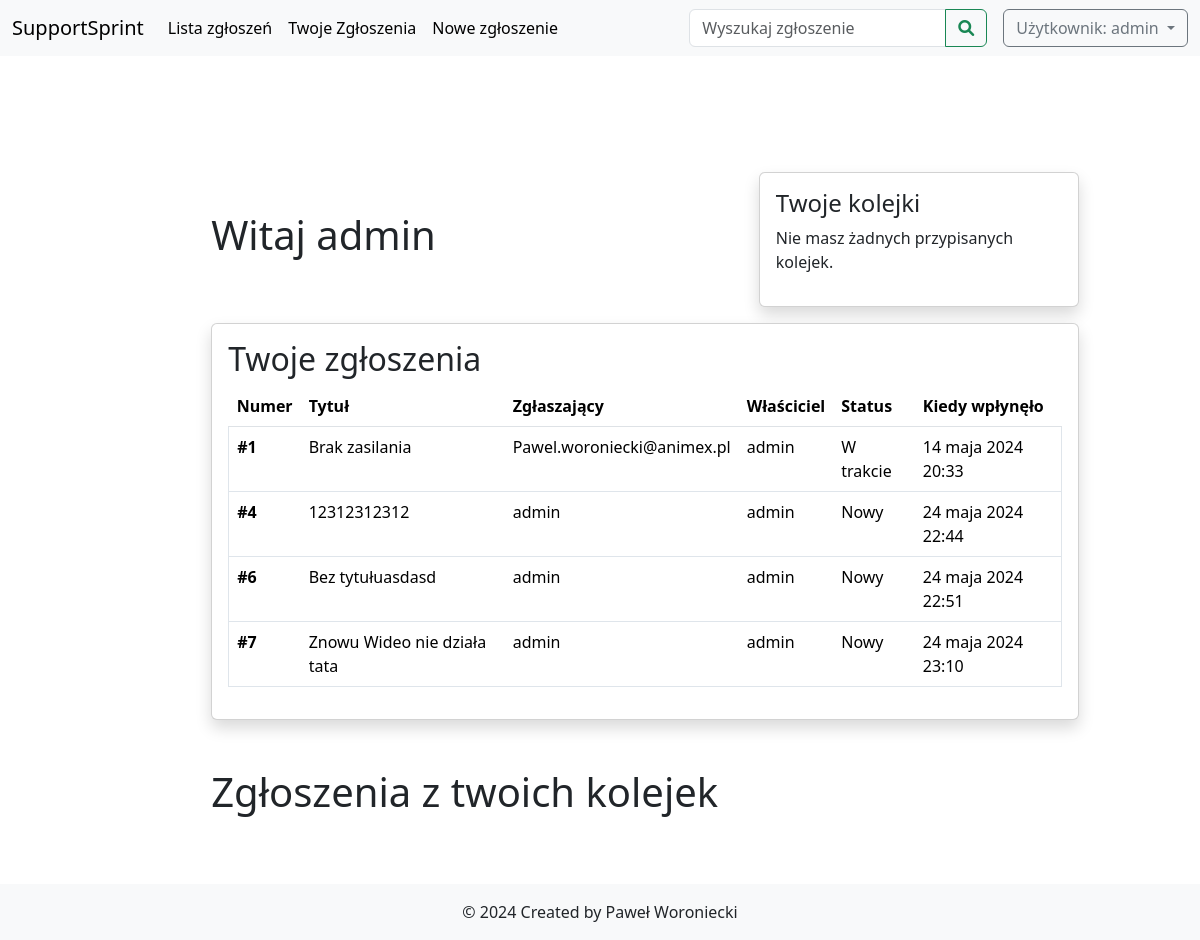
Before: / (signed in) with the older database file.
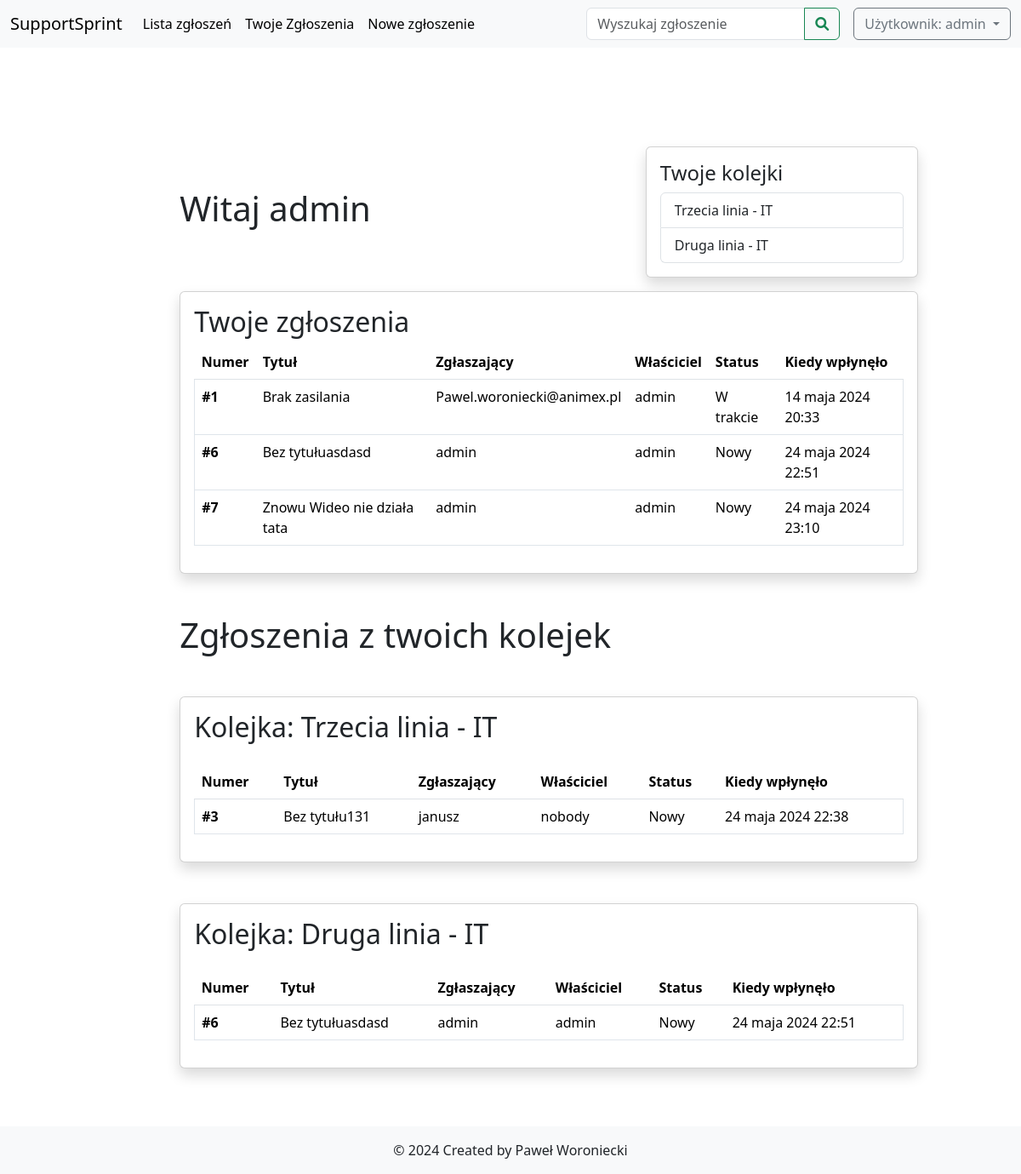
After: the same page with the newer database file.
### deskhelp/models.py (models this page shows, shortened)
class Ticket(models.Model):
    class Status(models.TextChoices):
        NOWY = 'Nowy', _('Nowy')
        W_TRAKCIE = 'W trakcie', _('W trakcie')
        ZAKONCZONY = 'Zakończony', _('Zakończony')
        ZAMKNIETY = 'Zamknięty', _('Zamknięty')
        ODRZUCONY = 'Odrzucony', _('Odrzucony')
        ZAMROZONY = 'Zamrożony', _('Zamrożony')
        NIEAKTYWNY = 'Nieaktywny', _('Nieaktywny')
    title = models.TextField(
        default='Bez tytułu',
        verbose_name='Tytuł zgłoszenia',
        null=False
    )
    reporter = models.CharField(
        max_length=50,
        verbose_name='Zgłaszający'
    )
    content = models.TextField(
        verbose_name='Treść',
        max_length=10000,
        null=False
    )
    owner = models.ForeignKey(
        User,
        blank=True,
        null=True,
        on_delete=models.CASCADE
    )
    status = models.CharField(
        max_length=20,
        choices=Status.choices,
        default=Status.NOWY
    )
    queue = models.ForeignKey(Queue,
                               on_delete=models.CASCADE,
                                 default=1,
                                 verbose_name='Kolejka')
    created_at = models.DateTimeField(auto_now_add=True)
    updated_at = models.DateTimeField(auto_now=True)

class Queue(models.Model):
    name = models.CharField(max_length=100)
    department = models.ForeignKey(Department, on_delete=models.CASCADE)
    users = models.ManyToManyField(User, related_name='queues')
    def __str__(self):
        return f"{self.name} - {self.department.name}"

class Department(models.Model):
    name = models.CharField(max_length=100)
    users = models.ForeignKey(User , on_delete=models.CASCADE, null=True)

### deskhelp/views.py (the view)
# urls.py: path("", MainDeskView.as_view(), name='home'),
class MainDeskView(FormView):
    template_name = 'desk_main.html'
    def get(self, request, *args, **kwargs):
        tickets = Ticket.objects.filter(
            owner=request.user
        ).exclude(
            status__in=[Ticket.Status.ZAMKNIETY, Ticket.Status.ODRZUCONY]
        )
        queues = get_user_queues(request.user)
        queues_tickets = {}
        for queue in queues:
            queues_tickets[queue] = Ticket.objects.filter(
                queue=queue
            ).exclude(
                status__in=[Ticket.Status.ZAMKNIETY, Ticket.Status.ODRZUCONY]
            )
        return render(
            request,
            self.template_name,
            {
                'tickets': tickets,
                'queues': queues,
                'queues_tickets': queues_tickets
            }
        )

### deskhelp/views.py (called while the page is built)
def get_user_queues(user):
    if user.is_authenticated:
        return Queue.objects.filter(users=user)
    return []

### deskhelp/templates/desk_main.html (shortened to what this page needs)
{% extends 'base.html'%}
{% block search_form%}
<form
name="search_form"
method="post"
action="{% url 'search_tickets' %}"
class="d-flex ms-auto me-3"
>
<div class="input-group">
  <input
    class="form-control"
    type="text"
    name="fraze"
    placeholder="Wyszukaj zgłoszenie"
    aria-label="Search"
  />
  <button class="btn btn-outline-success" type="submit">
    <i class="fas fa-search"></i>
  </button>
</div>
</form>
{% endblock %}
{% block content %}
<div class="welcome-header">
  <h2 class="h1">Witaj {{ user.username }}</h2>
  <div class="queues card shadow col-3">
    <div class="card-body">
      <h4 class="card-title">Twoje kolejki</h4>
      {% if queues %}
      <ul class="list-group">
        {% for queue in queues %}
        <li class="list-group-item">{{ queue }}</li>
        {% endfor %}
      </ul>
      {% else %}
      <p>Nie masz żadnych przypisanych kolejek.</p>
      {% endif %}
    </div>
  </div>
</div>
<div class="card shadow mt-3 mb-5">
  <div class="card-body">
    <div class="col-md-12">
      <h2 class="card-title">Twoje zgłoszenia</h2>
      <table class="table">
        <thead>
          <tr>
            <th scope="col">Numer</th>
            <th scope="col">Tytuł</th>
            <th scope="col">Zgłaszający</th>
            <th scope="col">Właściciel</th>
            <th scope="col">Status</th>
            <th scope="col">Kiedy wpłynęło</th>
          </tr>
        </thead>
        <tbody>
          {% for ticket in tickets %}
          <tr
            class="ticket"
            onclick="window.location.href='{% url 'ticket_details' ticket.id %}'"
          >
            <th scope="row">#{{ ticket.id }}</th>
            <td>{{ ticket.title }}</td>
            <td>{{ ticket.reporter }}</td>
            <td>{{ ticket.owner }}</td>
            <td>{{ ticket.status }}</td>
            <td>{{ ticket.created_at }}</td>
          </tr>
          {% endfor %}
        </tbody>
      </table>
    </div>
  </div>
</div>
<h2 class="h1 mb-5">Zgłoszenia z twoich kolejek</h2>
{% for queue,tickets in queues_tickets.items %}
<div class="card shadow mt-3 mb-5 tickets">
  <div class="card-body">
    <div class="col-md-12">
      <h2 class="mb-4">Kolejka: {{queue}}</h2>
      <table class="table">
        <thead>
          <tr>
            <th scope="col">Numer</th>
            <th scope="col">Tytuł</th>
            <th scope="col">Zgłaszający</th>
            <th scope="col">Właściciel</th>
            <th scope="col">Status</th>
            <th scope="col">Kiedy wpłynęło</th>
          </tr>
        </thead>
        <tbody>
          {% for ticket in tickets %}
          <tr
            class="ticket"
            onclick="window.location.href='{% url 'ticket_details' ticket.id %}'"
          >
            <th scope="row">#{{ ticket.id }}</th>
            <td>{{ ticket.title }}</td>
            <td>{{ ticket.reporter }}</td>
            <td>{{ ticket.owner }}</td>
            <td>{{ ticket.status }}</td>
            <td>{{ ticket.created_at }}</td>
          </tr>
          {% endfor %}
        </tbody>
      </table>
    </div>
  </div>
</div>
{% endfor %} {% endblock %}

Changed rows visible on the page:
no longer on this page (row edited): Ticket: id "4", title "12312312312", reporter "admin", owner "admin", status "Nowy", created_at "24 maja 2024 22:44", shown under "Twoje zgłoszenia"
added Queue: name+department "Trzecia linia - IT"
added Queue: name+department "Druga linia - IT", Ticket (id "6", title "Bez tytułuasdasd", reporter "admin", owner "admin", status "Nowy", created_at "24 maja 2024 22:51")
now on this page (row edited): Ticket: id "3", title "Bez tytułu131", reporter "janusz", owner "nobody", status "Nowy", created_at "24 maja 2024 22:38", shown under "Trzecia linia - IT"
Other visible differences:
text no longer shown: "Nie masz żadnych przypisanych kolejek."
